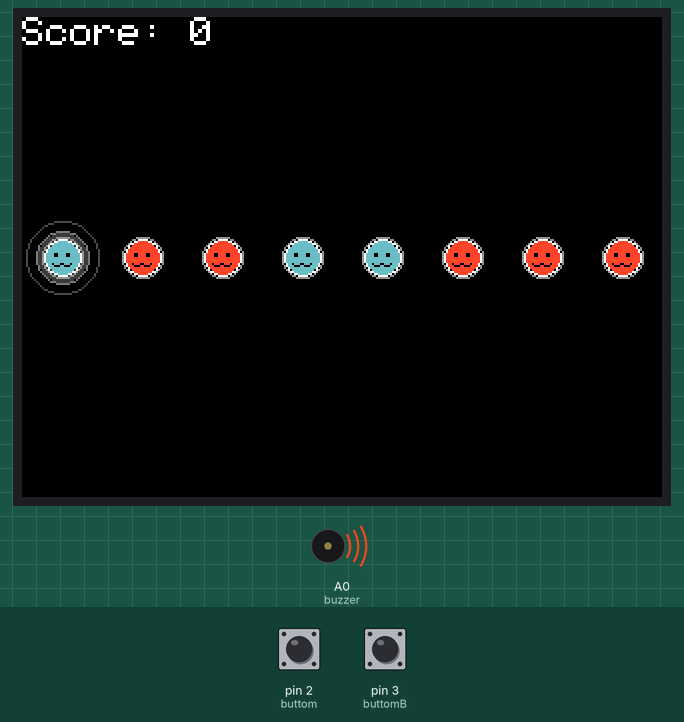
Simulated run of this sketch. Board: Arduino Uno, built with avr-gcc and run on an emulated ATmega328P. Shown: 320×240 colour display, buzzer (waves = sounding). The test bench sets the inputs (shaded band); at power-on: pin 2 (buttom) HIGH, pin 3 (buttomB) HIGH. Random numbers use the default seed unless the sketch sets one.

Above: at 1.4 s.
1.5 s: pin 2 (buttom) pulled LOW for 0.15 s
At 1.68 s:
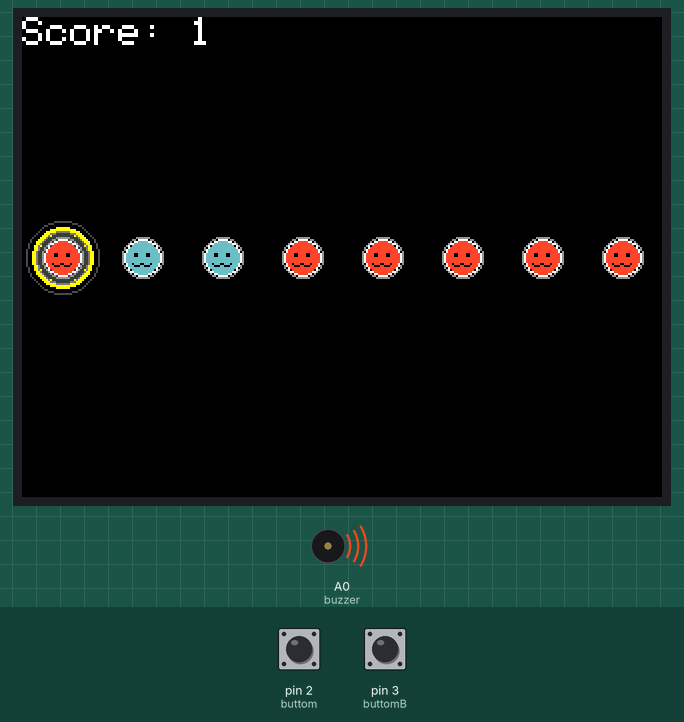
2.2 s: pin 3 (buttomB) pulled LOW for 0.15 s
At 2.49 s:
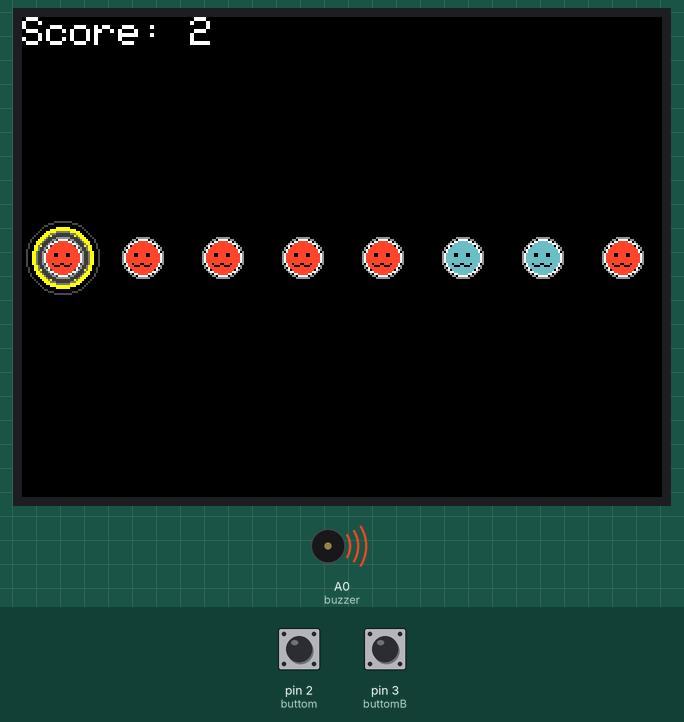
2.9 s: pin 3 (buttomB) pulled LOW for 1 s
At 3.14 s:
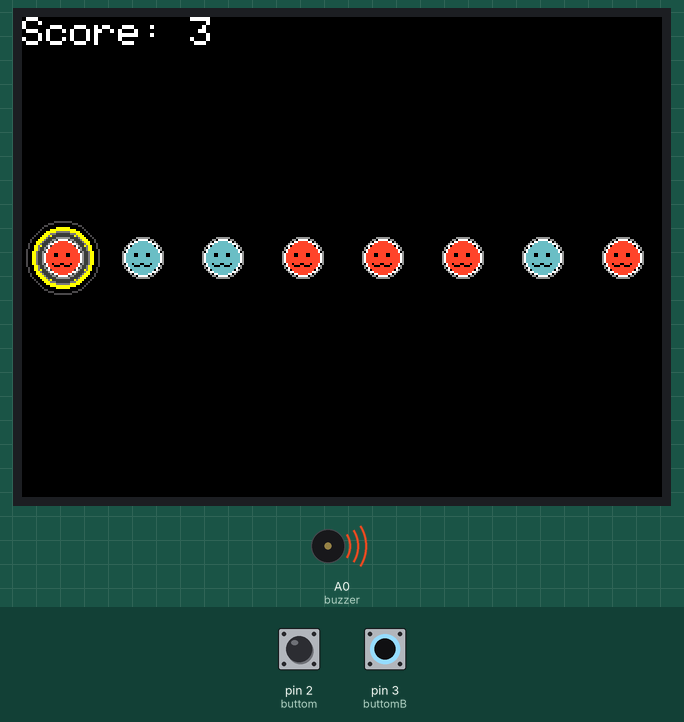
7.5 s: pin 2 (buttom) pulled LOW for 1 s
At 8.11 s:
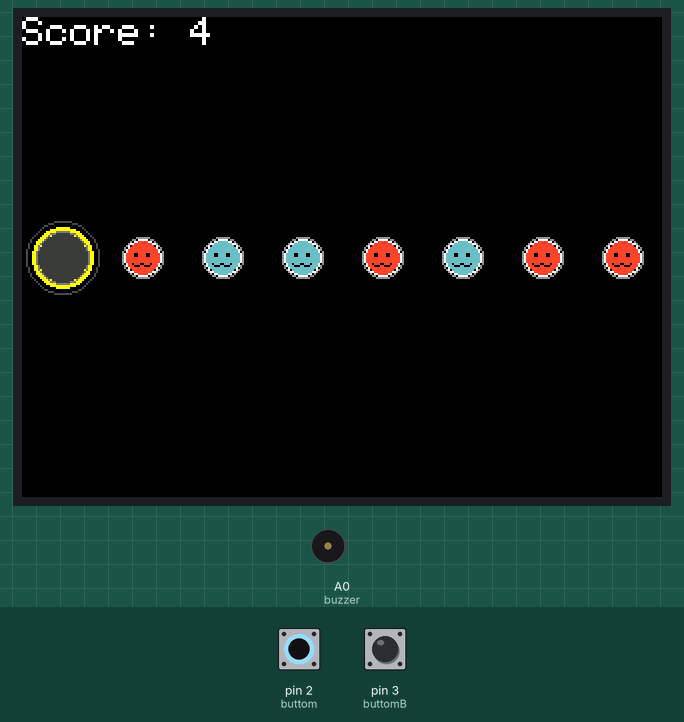
Timing chart, 0 to 10.1 s (numbered marks = the images above; inputs shaded):
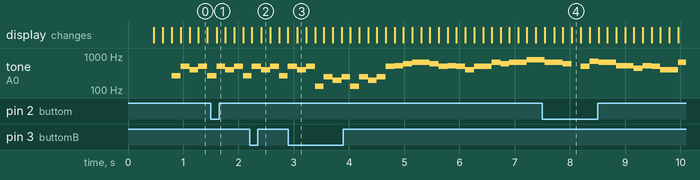

The sketch:

13_singlePlayer_beater.ino
```cpp
#define C3 131
#define G3 196
#define B3 247
#define C4 262
#define G4 392
#define A4 440
#define B4 494
#define C5 523
#define D5 587
#define E5 659
#define F5 698
#define G5 784
#define A5 880
#define none 0
// 定義頻率, 方便寫音樂
int song[] = {none, none, none,
              C4, B4, G4, B4, C4, B4, G4, B4, C4, B4, G4, B4, C4, B4, G4, B4,
              C3, B3, G3, B3, C3, B3, G3, B3, B4, C5, D5, E5, E5, D5, B4, C5, B4, G4, B4,
              B4, E5, D5, E5, E5, G5, G5, E5, E5, D5, none,
              B4, F5, E5, E5, C5, C5, A4, C5, B4, G4, G4, E5, D5,
              F5, E5, E5, C5, C5, A4, A5, G5, E5, D5, B4,
              G4, none, G5, E5, G5, none, G5, E5, G5, none, G5, E5, G5};
              //歌曲內容
#include<Adafruit_GFX.h>
#include<Adafruit_ILI9341.h>
const int buttom =  2;
const int buttomB = 3; // 硬體中斷必須要接在 2 3 其一
#define buzzer A0
#define TFT_CS 4
#define TFT_RST 7
#define TFT_DC 8
#define TFT_MOSI 11
#define TFT_CLK 12
#define TFT_MISO 13
// 避免連接 clock 使用到的針腳
Adafruit_ILI9341 tft = Adafruit_ILI9341(TFT_CS, TFT_DC, TFT_MOSI, TFT_CLK, TFT_RST, TFT_MISO);
int index = 0; // 顯示音符的起始 index
int beat = 0; // 播放音樂使用的變數
int score = 0; //分數
unsigned long prevtime = 0; // 硬體中斷當中用於debouncing 的變數
unsigned long prevtimeB = 0;
volatile int rightPlace = 0; // 檢查音符是否在打擊點的變數
int SongSize = sizeof(song) / sizeof(int);
int move = 0;
int centers[sizeof(song) / sizeof(int)] = {}; // 紀錄音符位置的陣列
bool appears[sizeof(song) / sizeof(int)] = {}; // 判斷是否顯示音符的陣列
bool colors[sizeof(song) / sizeof(int)] = {}; // 紀錄音符顏色的陣列
void setup()
{
  Serial.begin(9600); // 方便觀察 可略
  pinMode(buzzer, OUTPUT); // 設定蜂鳴器
  pinMode(buttom, INPUT_PULLUP); // 設定按鍵
  attachInterrupt(digitalPinToInterrupt(buttom), flash, FALLING); // 硬體中斷: 按鈕被按下時呼叫 Flash
  attachInterrupt(digitalPinToInterrupt(buttomB), flashB, FALLING); // 硬體中斷: 按鈕被按下時呼叫 Flash
  tft.begin(); // 顯示器設定
  tft.fillScreen(ILI9341_BLACK); // 背景顏色
  tft.setRotation(1); // 螢幕旋轉 橫向擺放
  tft.setTextSize(2.5); // 文字大小
  tft.print(String("Score: ") + score); // 顯示分數初始
  randomSeed(analogRead(0)); // 隨機種子, 用於生成音符顏色

  reset(); // 重置
  cli();
  TCCR1A = 0; // reset 關閉P
  TCCR1B = 0; // reset
  TCCR1B |= B00000100; //將 Prescalar 設定為 256
  TIMSK1 |= B00000010; // 啟動 A 的比對模式
  OCR1A = 10000; // 50000 個週期, 代表 800 ms (Prescalar = 256)
  sei();
}
void HitPlace() // 打擊點渲染
{
  tft.drawCircle(20, 120, 18, tft.color565(75,75,75)); // 打擊外框
  tft.drawCircle(20, 120, 13, tft.color565(120,120,120)); // 打擊內框
  tft.fillCircle(20,120, 12, tft.color565(60,60,60)); // 實心內框
}
void reset() // 重置
{
  HitPlace(); // 打擊點渲染
  index = 0; // 初始顯示位置為index
  move = 0;
  int temp = 20; // 第一個音符的初始位置
  for(int i = 0; i < SongSize; i++) // 將三個陣列的內容產生出來 (centers appears colors)
  {
    centers[i] = temp;
    temp += 40; // 每個音符的間距都為 40
    if(song[i] == none) appears[i] = false; // 若 song 當中沒有要播, 則不顯示音符
    else appears[i] = true; // 反之則顯示
    colors[i] = random(0, 2); // 隨機產生顏色
  }
}
void loop()
{
}
void UpdateScore() // 更新分數, 在打中的時候被呼叫
{
  tft.fillCircle(20, 120, 15, ILI9341_YELLOW); // 顯示外框
  tft.fillCircle(20, 120, 10, ILI9341_ORANGE); // 顯示內框
  score++; // 分數增加
  tft.fillRect(0,0, 150, 20, ILI9341_BLACK); // 清除原本分數
  tft.setCursor(0,0);
  tft.print(String("Score: ") + score);// 顯示更新後的分數
}
int ylist[] = {123,124,124,124,123,123,124,124,124,123}; // 用於畫音符的陣列
void drawBeat(int center, bool color) // 畫音符
{
  tft.drawCircle(center, 120, 10, tft.color565(150,150,150)); // 半徑為 10 的圓外框
  tft.drawCircle(center, 120, 9, ILI9341_WHITE); // 半徑為 9 的內層外框
  tft.fillCircle(center, 120, 8, color ? tft.color565(250, 71, 43):tft.color565(108, 191, 194)); // 填滿顏色

  tft.drawRect(center - 4, 118, 2, 2, ILI9341_BLACK); // 畫眼睛
  tft.drawRect(center + 2, 118, 2, 2, ILI9341_BLACK); // 畫眼睛

  for(int i = center - 5, index = 0; i <= center + 5;i++, index++) // 畫嘴巴
  {
    tft.drawPixel(i, ylist[index], ILI9341_BLACK);
  }
}
int pressed = 0; // 判斷是否有按下按鈕的變數
void flash() // 按下按鈕時觸發
{
  if(millis() - prevtime > 50) // 硬體中斷 debouncing
  {
    //Serial.println(String("PRESSED") + ttime); //判斷 可略
    prevtime = millis(); // 更新按下時間, 故不可使用 if(rightPlace && millis() - prevtime > 50)
    if(rightPlace == 1) // 可以打且有打 => 播放音樂
    {
      rightPlace = 0; // 重置變數
      pressed = 1; // 更新變數
    }
  }
}
void flashB() // 按下按鈕時觸發
{
  if(millis() - prevtimeB > 50) // 硬體中斷 debouncing
  {
    //Serial.println(String("PRESSED") + ttime); //判斷 可略
    prevtimeB = millis(); // 更新按下時間, 故不可使用 if(rightPlace && millis() - prevtime > 50)
    if(rightPlace == 2) // 可以打且有打 => 播放音樂
    {
      rightPlace = 0; // 重置變數
      pressed = 2; // 更新變數
    }
  }
}
ISR(TIMER1_COMPA_vect) // 音符左移 / 控制分數 / 音符產生
{
  if(pressed) // 如果有按下按鈕 (由於flash, 故必然在正確位置上)
  {
    UpdateScore(); //更新分數
  }
  TCNT1 = 0; // 重置計時器
  rightPlace = 0; // 重置變數
  pressed = 0; // 重置變數
  HitPlace();
  for(int i = 60; i <= tft.width(); i += 40) // 清除舊有畫面
  {
    tft.fillCircle(i, 120, 10, ILI9341_BLACK);
  }
  for(int i = index; i < min(SongSize, index + 8); i++) // 顯示音符, index 為起始值, 只顯示八個音, 減少執行次數, 非必要
  {
      if(appears[i]) drawBeat(centers[i] + move, colors[i]); // 顯示音符
      rightPlace = colors[i] ? 1:2; // 根據顏色判斷哪個按鍵是對的
  }
  tone(buzzer, song[beat++]); // 播放音樂 (包含 none)
  move -= 40; // 偏移量更新
  index++; // 每一步後起始值必定 + 1, "一定一定"要放在下行的前面, 避免循環時出錯
  beat %= SongSize; // 用於循環播放
  if(beat == 0) reset(); // 當循環一圈之後重置
}
```

Measured:
- by itself, tone on A0 (buzzer): plays 392 Hz for 0.16 s, 494 Hz for 0.16 s, 131 Hz for 0.16 s, 247 Hz for 0.16 s, 196 Hz for 0.16 s, 247 Hz for 0.16 s … (24 notes in this stretch)
